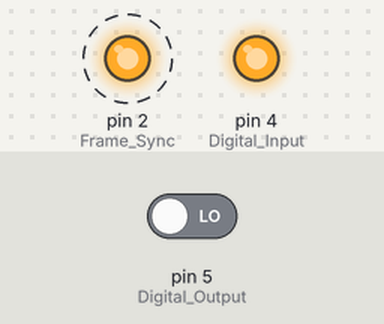
The sketch below on a simulated Arduino Uno, built with avr-gcc and run on an emulated ATmega328P. On the bench: output pins drawn as LEDs (lit = HIGH). Dashed ring = blinking. The inputs (shaded band) are chosen by the test bench; at power-on: pin 5 (Digital_Output) LOW. Pins used as bus, display or sensor lines are not drawn.

Above: at 15.5 s.
At 20.62 s:
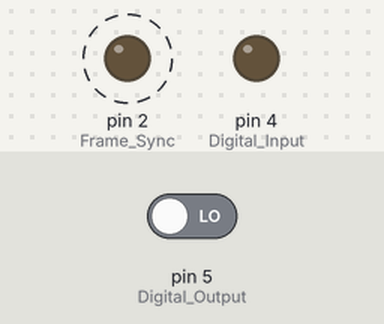
Timing chart, 0 to 40.0 s (numbered marks = the images above):
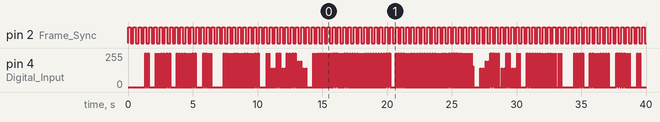

The sketch:

Digital_Signal_Generation.ino
```cpp
int cycle;
int i;
int j;
int k;
int l;
int val_X;
int val_Y;
int Frame_Sync = 2;
int Digital_Input = 4;
int Clock = 3;
int Digital_Output = 5;
int Frame_Sync_val = LOW;
int Digital_Input_X = 0;
int Digital_Input_Y = 0;
int Digital_Input_X_Binary[16] = {0, 0, 0, 0, 0, 0, 0, 0, 0, 0, 0, 0, 0, 0, 0, 0};
int Digital_Input_Y_Binary[16] = {0, 0, 0, 0, 0, 0, 0, 0, 0, 0, 0, 0, 0, 0, 0, 0};
int Digital_Output_X_Binary[16] = {0, 0, 0, 0, 0, 0, 0, 0, 0, 0, 0, 0, 0, 0, 0, 0};
int Digital_Output_Y_Binary[16] = {0, 0, 0, 0, 0, 0, 0, 0, 0, 0, 0, 0, 0, 0, 0, 0};
int Clock_val = LOW;
int Digital_Output_val = LOW;

void setup() {
  // put your setup code here, to run once:
  pinMode(Frame_Sync, OUTPUT);
  pinMode(Digital_Input, OUTPUT);
  pinMode(Clock, OUTPUT);
  pinMode(Digital_Output, INPUT);
}


void loop() {
  // put your main code here, to run repeatedly:
  for(cycle = 0; cycle < 100; cycle ++){
    Digital_Input_X = 65536 - cycle/100.0 * 65536;
    Digital_Input_Y = cycle/100.0 * 65536;
    for(l = 0; l < 16; l ++){
      if ( pow(2, 15-l) < Digital_Input_X && Digital_Input_X < pow(2, 16-l) ){
        Digital_Input_X_Binary[l] = 1;
        Digital_Input_X = Digital_Input_X - pow(2, 15-l);
      }
      else{ Digital_Input_X_Binary[l] = 0; }
     if ( pow(2, 15-l) < Digital_Input_Y && Digital_Input_Y < pow(2, 16-l)){
        Digital_Input_Y_Binary[l] = 1;
        Digital_Input_Y = Digital_Input_Y - pow(2, 15-l);
      }
      else{ Digital_Input_Y_Binary[l] = 0; }
    }

    for(i = 0; i <2; i ++){
      Frame_Sync_val = 1 - Frame_Sync_val;
      digitalWrite(Frame_Sync, Frame_Sync_val);
      for(j=0; j<2; j++){
        for(k = 0; k < 32; k ++){
          if(Clock_val == 0 && j == 0){
            digitalWrite(Digital_Input, Digital_Input_X_Binary[k/2]);
          }
          else if(Clock_val ==0 && j ==1){
            digitalWrite(Digital_Input, Digital_Input_Y_Binary[k/2]);
          }
          if(Clock_val == 1 && j ==0){
            Digital_Output_X_Binary[k/2] = digitalRead(Digital_Output);
          }
          else if (Clock_val == 1 && j == 1){
            Digital_Output_Y_Binary[k/2] = digitalRead(Digital_Output);
          }
          Clock_val = 1 - Clock_val;
          digitalWrite(Clock, Clock_val);
          delay(3);
        }
      }
      if(i == 1){
        val_X = 0;
        val_Y = 0;
        for(l = 0; l < 16; l++ ){val_X = val_X + pow(2, 15-l) * Digital_Output_X_Binary[l] ;}
        for(l = 0; l < 16; l++){val_Y = val_Y + pow(2, 15-l) * Digital_Output_Y_Binary[l] ;}


        Serial.print("X output: ");
        Serial.println(val_X);
        Serial.print("Y output: ");
        Serial.println(val_Y);
    }
  }
}
}
```

Measured:
- by itself, pin 2 (Frame_Sync): alternates HIGH for 0.19 s and LOW for 0.21 s
